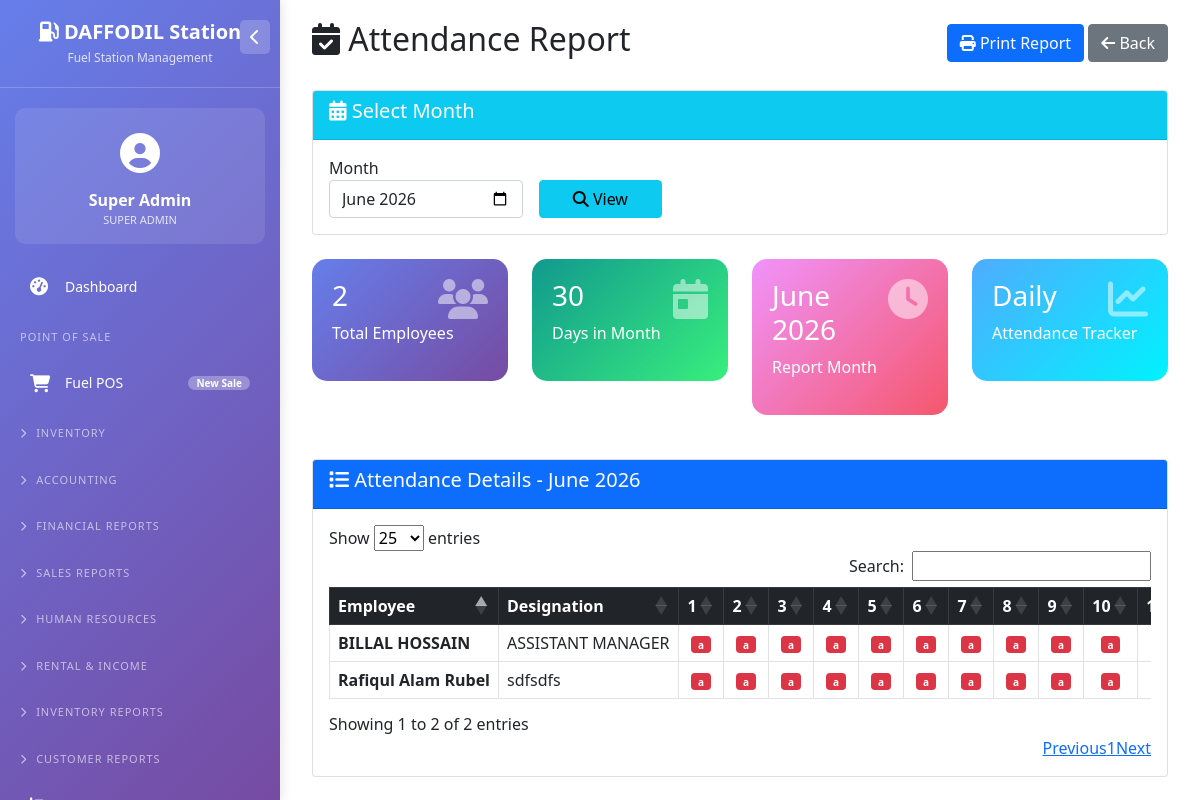
Screenshot of /attendance_report.php (signed in) with the database file from the repository.
### tables this page shows
CREATE TABLE `users` (
  `id` int(11) NOT NULL,
  `username` varchar(50) NOT NULL,
  `password` varchar(255) NOT NULL,
  `full_name` varchar(100) NOT NULL,
  `email` varchar(100) DEFAULT NULL,
  `phone` varchar(20) DEFAULT NULL,
  `role` enum('super_admin','owner','accountant','station_manager','cashier','nozzle_operator','hr_officer','store_keeper','auditor') NOT NULL DEFAULT 'cashier',
  `is_active` tinyint(1) DEFAULT 1,
  `created_at` timestamp NOT NULL DEFAULT current_timestamp()
);

CREATE TABLE `employees` (
  `id` int(11) NOT NULL,
  `employee_id` varchar(50) NOT NULL,
  `full_name` varchar(100) NOT NULL,
  `designation` varchar(50) DEFAULT NULL,
  `department` varchar(50) DEFAULT NULL,
  `joining_date` date DEFAULT NULL,
  `basic_salary` decimal(10,2) DEFAULT NULL,
  `phone` varchar(20) DEFAULT NULL,
  `address` text DEFAULT NULL,
  `bank_account_no` varchar(50) DEFAULT NULL,
  `is_active` tinyint(1) DEFAULT 1
);

### config/database.php (called while the page is built, shortened)
<?php
$host = 'localhost';
$dbname = 'fuel_station_management';
$username = 'root';
$password = '';
try {
    $pdo = new PDO("mysql:host=$host;dbname=$dbname;charset=utf8mb4", $username, $password);
    $pdo->setAttribute(PDO::ATTR_ERRMODE, PDO::ERRMODE_EXCEPTION);
    $pdo->setAttribute(PDO::ATTR_DEFAULT_FETCH_MODE, PDO::FETCH_ASSOC);
} catch(PDOException $e) {
    die("Connection failed: " . $e->getMessage());
}
function getCurrentUser() {
    global $pdo;
    if(isset($_SESSION['user_id'])) {
        $stmt = $pdo->prepare("SELECT * FROM users WHERE id = ?");
        $stmt->execute([$_SESSION['user_id']]);
        return $stmt->fetch();
    }
    return null;
}
?>

### attendance_report.php (the view, shortened to what this page needs)
<?php
require_once 'config/database.php';
$month = $_GET['month'] ?? date('Y-m');
$year = date('Y', strtotime($month));
$month_num = date('m', strtotime($month));
$employees = $pdo->query("SELECT * FROM employees WHERE is_active = 1 ORDER BY full_name")->fetchAll();
$days_in_month = cal_days_in_month(CAL_GREGORIAN, $month_num, $year);
$attendance_data = [];
foreach($employees as $emp) {
    $stmt = $pdo->prepare("SELECT attendance_date, status FROM attendance WHERE employee_id = ? AND YEAR(attendance_date) = ? AND MONTH(attendance_date) = ?");
    $stmt->execute([$emp['id'], $year, $month_num]);
    $att = $stmt->fetchAll(PDO::FETCH_KEY_PAIR);
    $attendance_data[$emp['id']] = $att;
}
?>
<!DOCTYPE html>
<html lang="en">
<head>
    <link href="https://cdn.jsdelivr.net/npm/bootstrap@5.1.3/dist/css/bootstrap.min.css" rel="stylesheet">
    <link rel="stylesheet" href="https://cdn.datatables.net/1.11.5/css/dataTables.bootstrap5.min.css">
    <link rel="stylesheet" href="https://cdnjs.cloudflare.com/ajax/libs/font-awesome/6.4.0/css/all.min.css">
</head>
<body>
    <?php include 'left_menu.php'; ?>
    <div class="main-content">
        <div class="container-fluid">
            <div class="d-flex justify-content-between align-items-center mb-4 flex-wrap no-print">
                <h2><i class="fas fa-calendar-check"></i> Attendance Report</h2>
                <div>
                    <button onclick="window.print()" class="btn btn-primary">
                        <i class="fas fa-print"></i> Print Report
                    </button>
                    <a href="reports.php" class="btn btn-secondary">
                        <i class="fas fa-arrow-left"></i> Back
                    </a>
                </div>
            </div>
            <div class="card mb-4 no-print">
                <div class="card-header bg-info text-white">
                    <h5><i class="fas fa-calendar-alt"></i> Select Month</h5>
                </div>
                <div class="card-body">
                    <form method="GET" class="row g-3">
                        <div class="col-md-3">
                            <label>Month</label>
                            <input type="month" name="month" class="form-control" value="<?php echo $month; ?>">
                        </div>
                        <div class="col-md-2">
                            <label>&nbsp;</label>
                            <button type="submit" class="btn btn-info w-100">
                                <i class="fas fa-search"></i> View
                            </button>
                        </div>
                    </form>
                </div>
            </div>
            <div class="row mb-4 no-print">
                <div class="col-md-3">
                    <div class="stats-card">
                        <i class="fas fa-users"></i>
                        <h3><?php echo count($employees); ?></h3>
                        <p>Total Employees</p>
                    </div>
                </div>
                <div class="col-md-3">
                    <div class="stats-card" style="background: linear-gradient(135deg, #11998e 0%, #38ef7d 100%);">
                        <i class="fas fa-calendar-day"></i>
                        <h3><?php echo $days_in_month; ?></h3>
                        <p>Days in Month</p>
                    </div>
                </div>
                <div class="col-md-3">
                    <div class="stats-card" style="background: linear-gradient(135deg, #f093fb 0%, #f5576c 100%);">
                        <i class="fas fa-clock"></i>
                        <h3><?php echo date('F Y', strtotime($month)); ?></h3>
                        <p>Report Month</p>
                    </div>
                </div>
                <div class="col-md-3">
                    <div class="stats-card" style="background: linear-gradient(135deg, #4facfe 0%, #00f2fe 100%);">
                        <i class="fas fa-chart-line"></i>
                        <h3>Daily</h3>
                        <p>Attendance Tracker</p>
                    </div>
                </div>
            </div>
            <div class="card">
                <div class="card-header bg-primary text-white">
                    <h5><i class="fas fa-list"></i> Attendance Details - <?php echo date('F Y', strtotime($month)); ?></h5>
                </div>
                <div class="card-body">
                    <div class="table-responsive">
                        <table class="table table-bordered table-hover attendance-table" id="attendanceTable">
                            <thead class="table-dark">
                                <tr>
                                    <th>Employee</th>
                                    <th>Designation</th>
                                    <?php for($d=1; $d<=$days_in_month; $d++): ?>
                                        <th class="text-center"><?php echo $d; ?></th>
                                    <?php endfor; ?>
                                </tr>
                            </thead>
                            <tbody>
                                <?php foreach($employees as $emp): ?>
                                <?php
                                    $att_map = $attendance_data[$emp['id']] ?? [];
                                ?>
                                <tr>
                                    <td><strong><?php echo $emp['full_name']; ?></strong></td>
                                    <td><?php echo $emp['designation']; ?></td>
                                    <?php for($d=1; $d<=$days_in_month; $d++): ?>
                                        <?php
                                            $date = sprintf('%04d-%02d-%02d', $year, $month_num, $d);
                                            $status = $att_map[$date] ?? 'absent';
                                            $badge = match($status) {
                                                'present' => 'bg-success',
                                                'late' => 'bg-warning',
                                                'half_day' => 'bg-info',
                                                default => 'bg-danger'
                                            };
                                        ?>
                                        <td class="text-center">
                                            <span class="badge <?php echo $badge; ?>" style="font-size: 10px;">
                                                <?php echo substr($status,0,1); ?>
                                            </span>
                                        </td>
                                    <?php endfor; ?>
                                </tr>
                                <?php endforeach; ?>
                            </tbody>
                         </div>
                    </div>
                </div>
            </div>
        </div>
</body>
</html>

### left_menu.php (shortened to what this page needs)
<?php
$current_page = basename($_SERVER['PHP_SELF']);
$user = getCurrentUser();
$user_role = $user['role'] ?? 'guest';
?>
<link rel="stylesheet" href="https://cdnjs.cloudflare.com/ajax/libs/font-awesome/6.4.0/css/all.min.css">
<div class="sidebar" id="sidebar">
    <div class="sidebar-header">
        <button class="toggle-btn" onclick="toggleSidebar()">
            <i class="fas fa-chevron-left" id="toggleIcon"></i>
        </button>
        <h3><i class="fas fa-gas-pump"></i> DAFFODIL Station</h3>
        <p>Fuel Station Management</p>
    </div>
    <div class="user-info">
        <div class="user-icon">
            <i class="fas fa-user-circle"></i>
        </div>
        <div class="user-name"><?php echo $user['full_name'] ?? 'Admin'; ?></div>
        <div class="user-role"><?php echo ucfirst(str_replace('_', ' ', $user['role'] ?? 'super_admin')); ?></div>
    </div>
    <ul class="nav-menu">
        <li class="nav-item <?php echo $current_page == 'dashboard.php' ? 'active' : ''; ?>">
            <a class="nav-link" href="dashboard.php">
                <i class="fas fa-tachometer-alt"></i>
                <span>Dashboard</span>
            </a>
        </li>
        <li class="nav-title">POINT OF SALE</li>
        <li class="nav-item <?php echo $current_page == 'pos.php' ? 'active' : ''; ?>">
            <a class="nav-link" href="pos.php">
                <i class="fas fa-shopping-cart"></i>
                <span>Fuel POS</span>
                <span class="badge">New Sale</span>
            </a>
        </li>
        <li class="nav-title" onclick="toggleSection('inventorySection')" style="cursor: pointer;">
            <i class="fas fa-chevron-right" id="inventoryIcon" style="font-size: 10px; margin-right: 5px;"></i> INVENTORY
        </li>
        <?php if(in_array($user_role, ['super_admin', 'admin', 'accountant'])): ?>
        <li class="nav-title" onclick="toggleSection('accountingSection')" style="cursor: pointer;">
            <i class="fas fa-chevron-right" id="accountingIcon" style="font-size: 10px; margin-right: 5px;"></i> ACCOUNTING
        </li>
        <?php endif; ?>
        <?php if(in_array($user_role, ['super_admin', 'admin', 'accountant'])): ?>
        <li class="nav-title" onclick="toggleSection('financialSection')" style="cursor: pointer;">
            <i class="fas fa-chevron-right" id="financialIcon" style="font-size: 10px; margin-right: 5px;"></i> FINANCIAL REPORTS
        </li>
        <?php endif; ?>
        <li class="nav-title" onclick="toggleSection('salesReportSection')" style="cursor: pointer;">
            <i class="fas fa-chevron-right" id="salesReportIcon" style="font-size: 10px; margin-right: 5px;"></i> SALES REPORTS
        </li>
        <?php if(in_array($user_role, ['super_admin', 'admin', 'hr_officer'])): ?>
        <li class="nav-title" onclick="toggleSection('hrSection')" style="cursor: pointer;">
            <i class="fas fa-chevron-right" id="hrIcon" style="font-size: 10px; margin-right: 5px;"></i> HUMAN RESOURCES
        </li>
        <?php endif; ?>
        <li class="nav-title" onclick="toggleSection('rentalSection')" style="cursor: pointer;">
            <i class="fas fa-chevron-right" id="rentalIcon" style="font-size: 10px; margin-right: 5px;"></i> RENTAL & INCOME
        </li>
        <li class="nav-title" onclick="toggleSection('inventoryReportSection')" style="cursor: pointer;">
            <i class="fas fa-chevron-right" id="inventoryReportIcon" style="font-size: 10px; margin-right: 5px;"></i> INVENTORY REPORTS
        </li>
        <li class="nav-title" onclick="toggleSection('customerSection')" style="cursor: pointer;">
            <i class="fas fa-chevron-right" id="customerIcon" style="font-size: 10px; margin-right: 5px;"></i> CUSTOMER REPORTS
        </li>
        <li class="nav-item <?php echo $current_page == 'reports.php' ? 'active' : ''; ?>">
            <a class="nav-link" href="reports.php">
                <i class="fas fa-chart-bar"></i>
                <span>Reports Center</span>
            </a>
        </li>
    </ul>
</div>

### attendance_report.php (style rules this page uses)
.stats-card { background: linear-gradient(135deg, #667eea 0%, #764ba2 100%); color: white; border-radius: 15px; padding: 20px; margin-bottom: 20px; transition: transform 0.3s; }
.stats-card i { font-size: 40px; opacity: 0.5; float: right; }
.table-responsive { overflow-x: auto; }
.attendance-table { min-width: 800px; }
.attendance-table th, .attendance-table td { white-space: nowrap; padding: 6px 8px; }

### left_menu.php (style rules this page uses)
.sidebar { position: fixed; top: 0; left: 0; height: 100vh; width: 280px; background: linear-gradient(135deg, #667eea 0%, #764ba2 100%); color: white; transition: all 0.3s; z-index: 1000; box-shadow: 2px 0 10px rgba(0,0,0,0.1); overflow-y: auto; }
.sidebar-header { padding: 20px; text-align: center; border-bottom: 1px solid rgba(255,255,255,0.2); margin-bottom: 20px; position: relative; }
.toggle-btn { position: absolute; right: 10px; top: 20px; background: rgba(255,255,255,0.2); border: none; color: white; border-radius: 5px; padding: 5px 10px; cursor: pointer; }
.sidebar-header h3 { margin: 0; font-size: 20px; font-weight: bold; }
.sidebar-header p { margin: 5px 0 0; font-size: 12px; opacity: 0.8; }
.user-info { padding: 15px 20px; background: rgba(255,255,255,0.1); margin: 0 15px 20px 15px; border-radius: 10px; text-align: center; }
.user-info .user-icon { font-size: 40px; margin-bottom: 5px; }
.user-info .user-name { font-weight: bold; font-size: 16px; }
.user-info .user-role { font-size: 11px; opacity: 0.8; text-transform: uppercase; }
.nav-menu { list-style: none; padding: 0; margin: 0; }
.nav-item { margin: 5px 15px; border-radius: 10px; transition: all 0.3s; }
.nav-link { display: flex; align-items: center; padding: 12px 15px; color: white; text-decoration: none; font-size: 14px; transition: all 0.3s; cursor: pointer; }
.nav-link i { width: 25px; margin-right: 10px; font-size: 18px; }
.nav-link .badge { margin-left: auto; background: rgba(255,255,255,0.3); padding: 2px 8px; border-radius: 20px; font-size: 10px; }
.nav-title { padding: 10px 20px; font-size: 11px; text-transform: uppercase; letter-spacing: 1px; opacity: 0.6; margin-top: 10px; }
.main-content { margin-left: 280px; padding: 20px; transition: margin-left 0.3s; }

### rows the page displays
users: full_name "Super Admin", role "SUPER ADMIN"
employees: full_name "BILLAL HOSSAIN", designation "ASSISTANT MANAGER"
employees: full_name "Rafiqul Alam Rubel", designation "sdfsdfs"

### other values shown
count($employees) "2"
$days_in_month "30"
